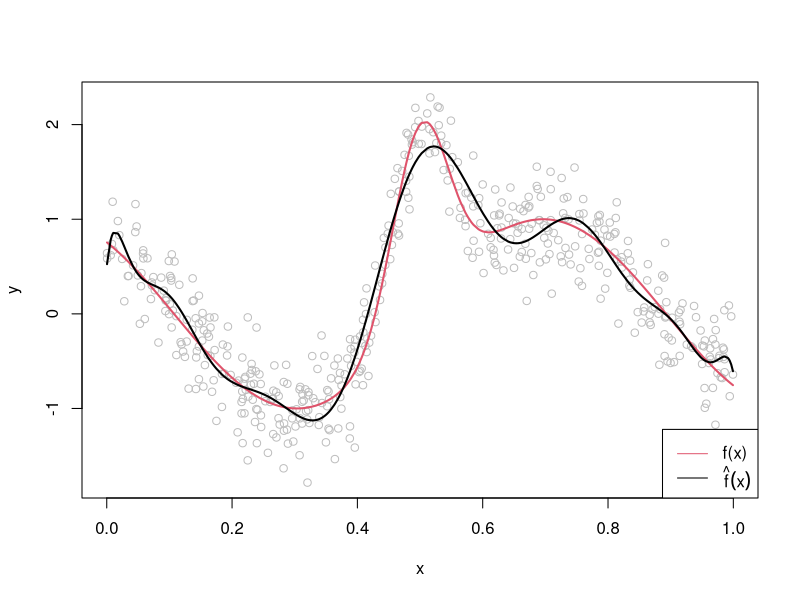
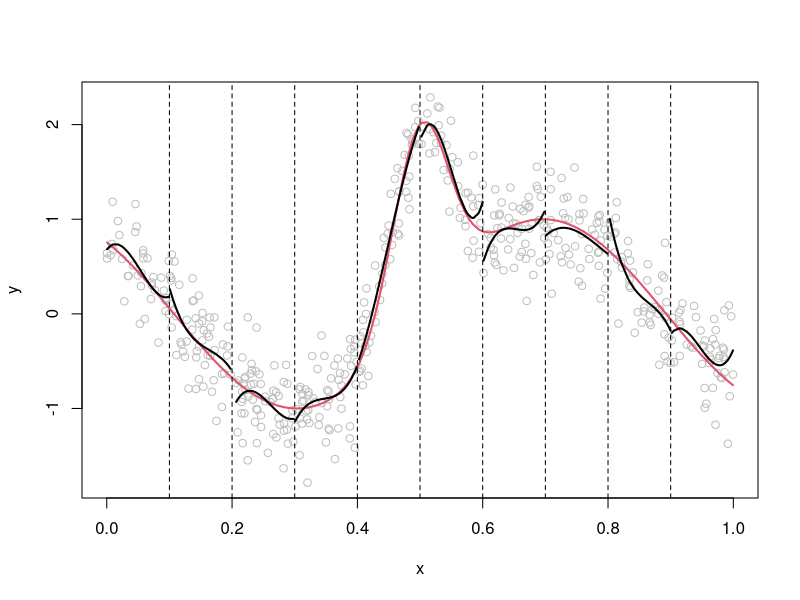
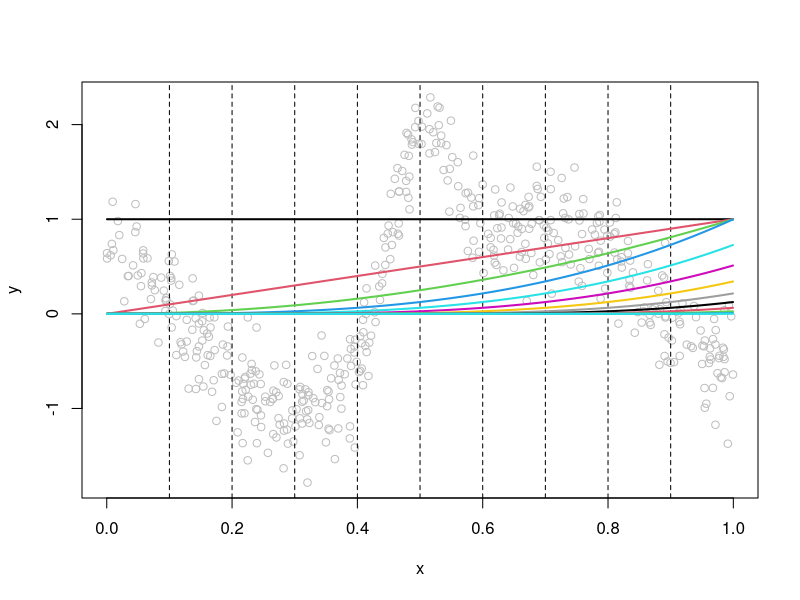
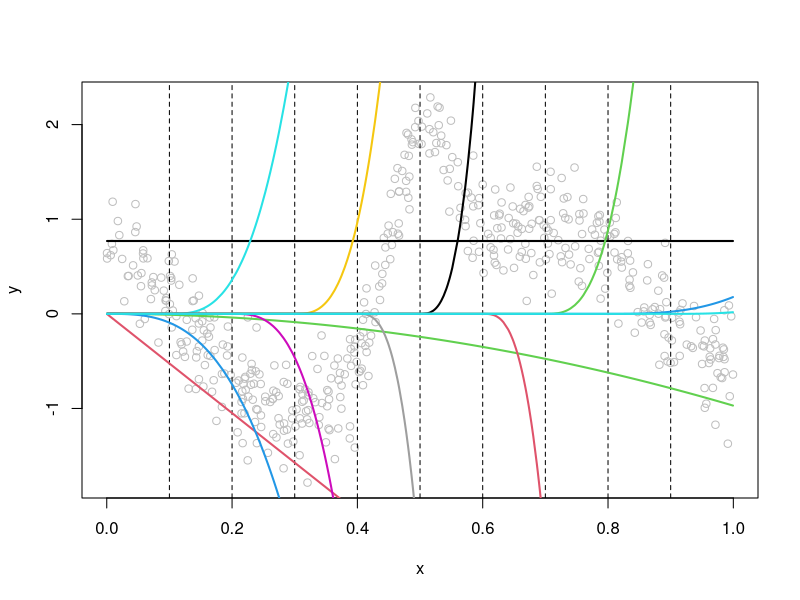
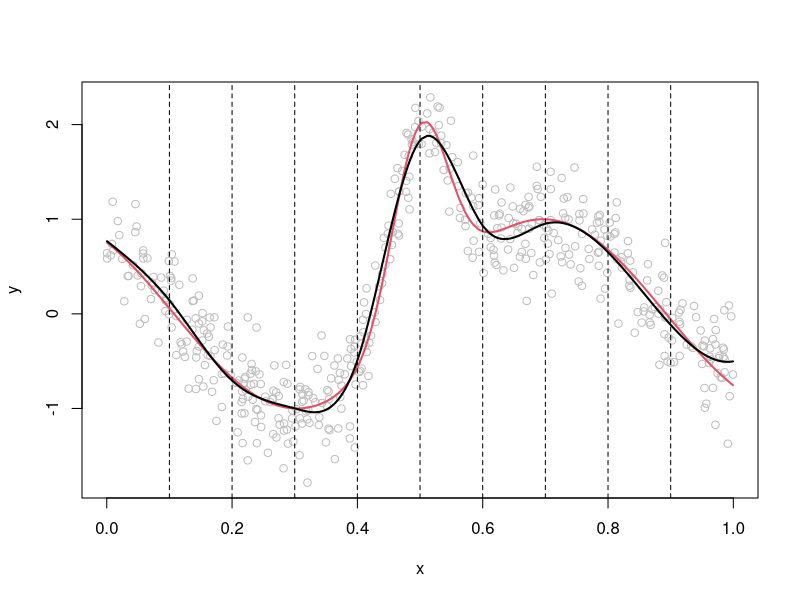
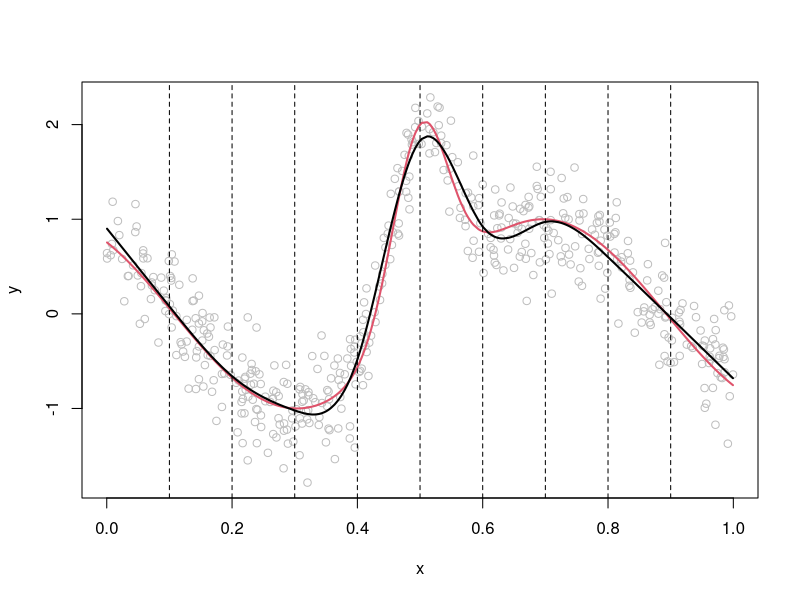
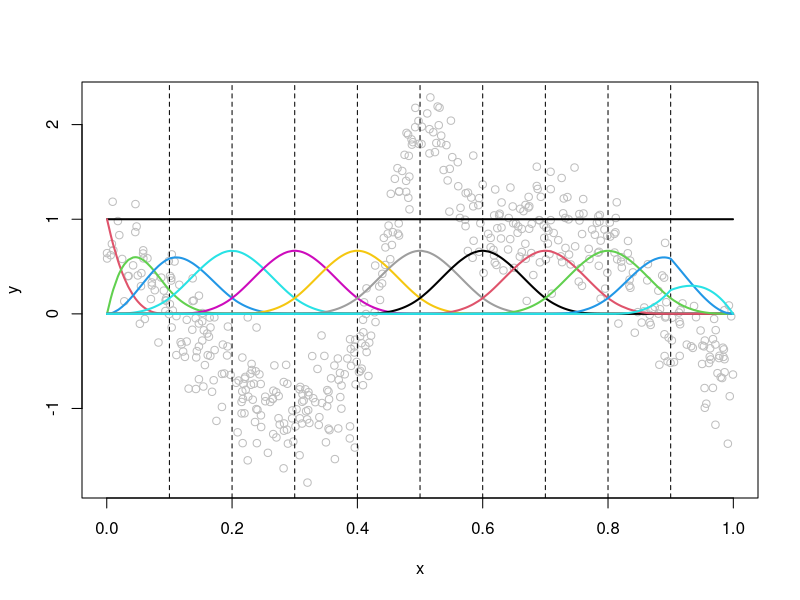
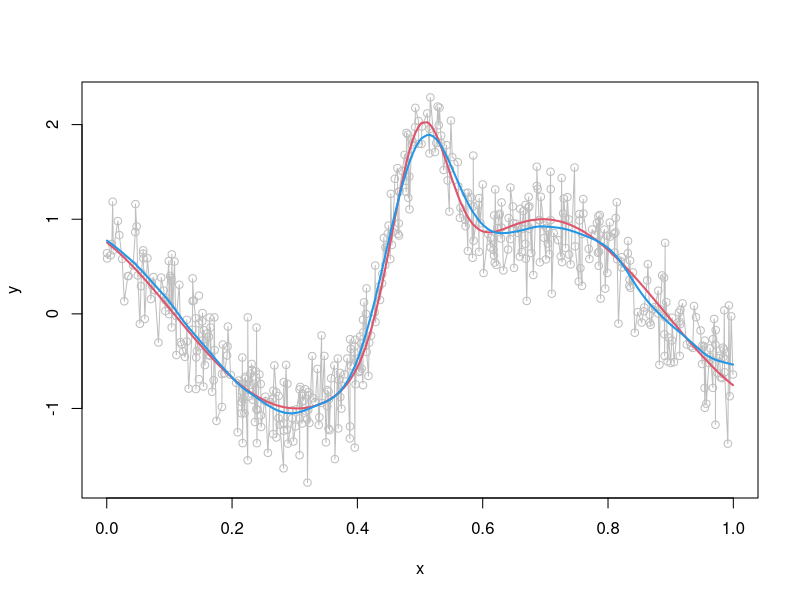

R code for these plots, in order: (Note: this script raises an error after producing the figures.)
#=======================================
# SPLINES
#=======================================


#---------------------------------------
# EXAMPLE
#---------------------------------------

rm(list=ls())

n <- 500
sigma <- 0.3
set.seed(123)
x = sort(runif(n)) 
f_x = sin(2*(4*x-2)) + 2*exp(-(16^2)*((x-.5)^2))
y = f_x + rnorm(n, mean=0, sd=sigma)

#pdf("Figure_nonlinear.pdf")
plot(x, y, col="gray") 
lines(x, f_x, col=2, lwd=2)
lines(x, fitted(lm(y ~ poly(x,15))), lwd=2)
legend("bottomright", col=2:1, c("f(x)",expression(hat(f)(x))), lty=1)
#dev.off()

D = 3
knots = seq(0.1, 0.9, by=.1)
x_cut = cut(x, c(-Inf,knots,Inf) )
#pdf("Figure_piece_poly.pdf")
plot(x,y ,col="gray")
lines(x, f_x, col=2, lwd=2)
abline(v=knots, lty=2)
for (i in 1:length(levels(x_cut)) ){
  subset = (x_cut==levels(x_cut)[i])
  lines(x[subset], fitted(lm(y[subset] ~ poly(x[subset],D))), lwd=2 )
}
#dev.off()

K = length(knots)
n = length(x)
B = matrix(NA,ncol=D+K+1, nrow=n)
B[,1:(D+1)] = cbind(1,poly(x,D, raw=TRUE))
B[,(D+2):(D+K+1)] = sapply(1:K, function(k) ifelse(x >= knots[k], (x-knots[k])^D, 0))
#pdf("Figure_tpowerbasis.pdf")
plot(x,y,col="gray")
abline(v=knots, lty=2)
for (i in 1:ncol(B)) lines(x,B[,i], col=i, lwd=2)
#dev.off()

fit = lm(y ~ 0 + B)
beta_hat = coef(fit)
beta_hat
B_scaled = sapply(1:length(beta_hat),function(j) B[,j]*beta_hat[j])
#pdf("Figure_scaled_tpowerbasis.pdf")
plot(x,y ,col="gray")
abline(v=knots, lty=2)
for (i in 1:ncol(B_scaled)) lines(x,B_scaled[,i], col=i, lwd=2)
#dev.off()

#pdf("Figure_reg_spline.pdf")
plot(x,y ,col="gray")
lines(x, f_x, col=2, lwd=2)
abline(v=knots, lty=2)
y_hat = apply(B_scaled, 1, sum)
lines(x,y_hat, lwd=2)
#dev.off()


nat_spline_x <- function(x, knots){
  
  K <- length(knots)
  n <- length(x)
  xi <- knots
  
  d <- function(z, j)
  {
    out <- (x - xi[j])^3 * as.numeric(x > xi[j])
    out <- out - (x - xi[K])^3 * as.numeric(x > xi[K])
    out <- out / (xi[K] - xi[j])
    out
  }
  
  B <- matrix(0, ncol=K, nrow=n)
  B[, 1L] <- 1
  B[, 2L] <- x
  for (j in seq(1L, (K-2L)))
  {
    B[, j + 2L] <- d(x, j) - d(x, K - 1L)
  }
  B
  
}

#pdf("Figure_nat_spline.pdf")
plot(x,y ,col="gray")
lines(x, f_x, col=2, lwd=2)
abline(v=knots, lty=2)
B <- nat_spline_x(x, knots)
y_hat <- B %*% solve(crossprod(B)) %*% crossprod(B, y)
lines(x,y_hat, lwd=2)
#dev.off()

max(svd(B)$d) / min(svd(B)$d)

bspline_x <- function(x, knots, order=1L){
    K <- length(knots)
    k <- knots
    k <- c(rep(min(x), order + 1L), k,
           rep(max(x), order + 1L))
    b <- function(x, j, d){
      if (d == 0L) {
        return(as.numeric(k[j] <= x & x <= k[j + 1L]))
      } else {
        r <- (x - k[j]) / (k[j + d] - k[j]) * b(x, j, d - 1)
        if (is.nan(r)) r <- 0
        r <- r + (k[j + d + 1] - x) / (k[j + d + 1] - k[j + 1]) * b(x, j + 1, d - 1)
        if (is.nan(r)) r <- 0
        r
      }
    }
    B <- matrix(0, ncol=(K + order), nrow=length(x))
    for (j in seq(1L, (K + order)))
    {
      for (i in seq(1L, length(x)))
      {
        B[i, j] <- b(x[i], j, order)
      }
    }
    B
  }

B <- cbind(1,bspline_x(x, knots, order = D))
max(svd(B)$d) / min(svd(B)$d)

y_hat <- B %*% solve(crossprod(B)) %*% crossprod(B, y)

#pdf("Figure_bbasis.pdf")
plot(x,y,col="gray")
abline(v=knots, lty=2)
for (i in 1:ncol(B)) lines(x,B[,i], col=i, lwd=2)
#dev.off()

X = matrix(NA,ncol=D+K+1, nrow=n)
X[,1:(D+1)] = cbind(1,poly(x,D, raw=TRUE))
X[,(D+2):(D+K+1)] = sapply(1:K, function(k) ifelse(x >= knots[k], (x-knots[k])^D, 0))
y_t <- X %*% solve(crossprod(X)) %*% crossprod(X, y)
y_b <- B %*% solve(crossprod(B)) %*% crossprod(B, y)
max(abs(y_t - y_b))

#pdf("Figure_smooth_spline.pdf")
overfit <- smooth.spline(x, y, all.knots=T, spar = 0)
fit_smooth <- smooth.spline(x, y, all.knots=T, cv=TRUE)
plot(x,y,col="gray")
lines(x, overfit$y, col="gray")
lines(x, f_x, col=2, lwd=2)
lines(x, fit_smooth$y, col=4, lwd=2)
#dev.off()

#---------------------------------------
# MCYCLE 
#---------------------------------------

rm(list=ls())

library(MASS)
library(splines)

dataset <- mcycle %>% 
  rename(x = times, y = accel) %>%
  arrange(x)

x_grid= seq(min(dataset$x), max(dataset$x), length.out=1000)
plot(y~x, dataset, col="gray") 
fit_poly <- lm(y ~ poly(x,15), dataset)
lines(x_grid, predict(fit_poly, newdata=data.frame(x=x_grid)), lwd=2)

fit_smooth <- smooth.spline(dataset$x, dataset$y, all.knots=T)

